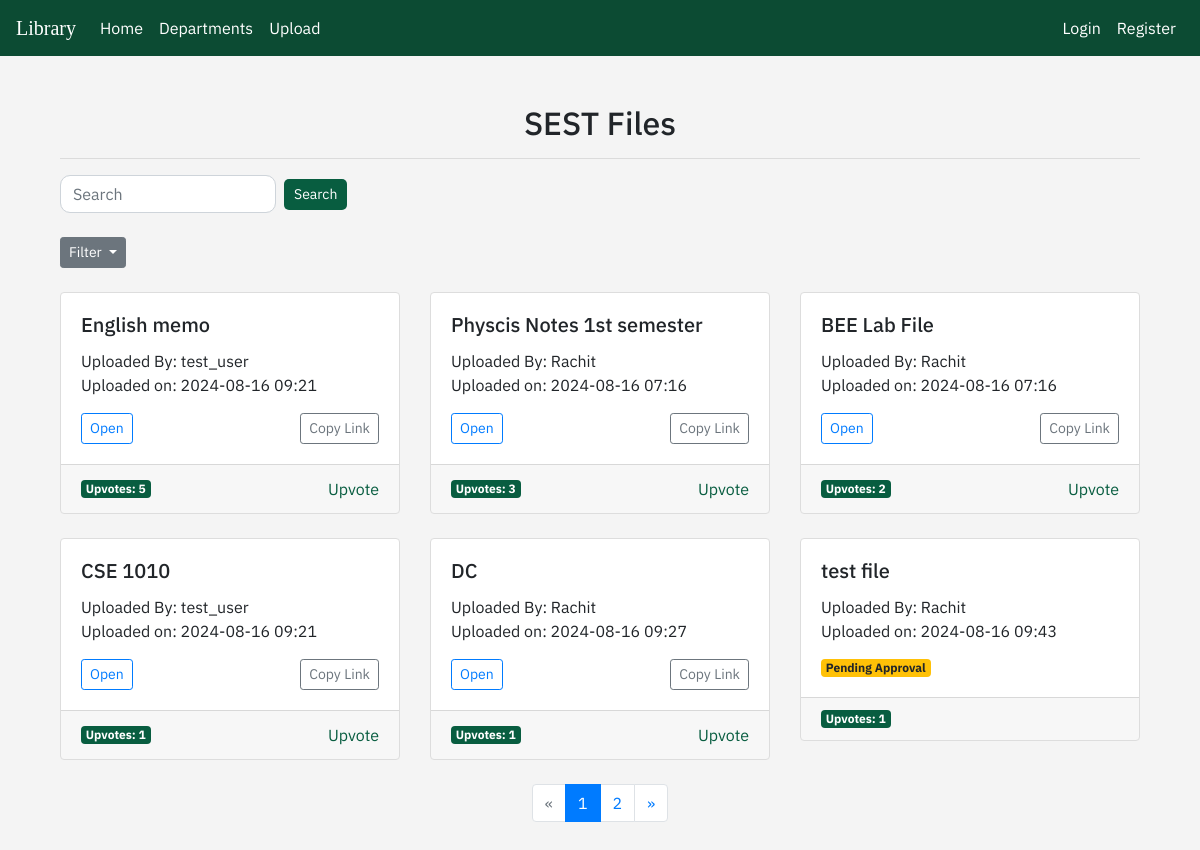
The app's page /department/SEST with its own data.
### library/models.py (models this page shows, shortened)
class File(models.Model):
        file_name = models.CharField(max_length=255)
        file_department = models.CharField(max_length=255)
        file_path = models.FileField(upload_to='uploads/')
        file_status = models.BooleanField(default=False)
        uploaded_by = models.ForeignKey(settings.AUTH_USER_MODEL, on_delete=models.SET_NULL, null=True, blank=True)
        uploaded_at = models.DateTimeField(auto_now_add=True)
        upvotes = models.IntegerField(default=0)

### library/views.py (the view)
# urls.py: path("department/<str:department_>", views.department, name='library_department'),
def department(request,department_):
    search_query = request.GET.get('search', '')
    filter_status = request.GET.get('filter', 'all')
    user = request.user
    if filter_status == 'approved':
        files = File.objects.filter(file_department=department_, file_status=True).order_by('-upvotes')
    elif filter_status == 'unapproved':
        files = File.objects.filter(file_department=department_, file_status=False).order_by('-upvotes')
    else:
        files = File.objects.filter(file_department=department_).order_by('-upvotes')
    if search_query:
        files = files.filter(file_name__icontains=search_query).order_by('-upvotes')
    paginator = Paginator(files, 6)
    page_number = request.GET.get('page')
    page_object = paginator.get_page(page_number)
    return render(request, 'library/department.html', {'page_object':page_object, 'department': department_, 'search_query':search_query, 'user':user})

### library/templates/library/department.html (shortened to what this page needs)
{% extends "library/base.html" %}
{% block content %}
<div class="container my-5">
    <h2 class="text-center">{{ department }} Files</h2>
    <hr>
    <form class="form-inline mb-4" method="GET" action="{% url 'library_department' department %}">
        <input class="form-control mr-sm-2 search-bar" type="search" placeholder="Search" aria-label="Search" name="search" value="{{ request.GET.search }}">
        <button class="btn btn-outline-success my-2 my-sm-0 btn-custom" type="submit">Search</button>
    </form>
    <div class="btn-group mb-4">
        <button class="btn btn-secondary btn-sm dropdown-toggle" type="button" data-toggle="dropdown" aria-haspopup="true" aria-expanded="false">
          Filter
        </button>
    </div>
    {% if page_object %}
        <div class="row">
            {% for file in page_object %}
                <div class="col-md-4 mb-4">
                    <div class="card">
                        <div class="card-body">
                            <h5 class="card-title">{{ file.file_name }}</h5>
                            <p class="card-text">
                                {% if file.uploaded_by %}
                                    Uploaded By: {{ file.uploaded_by }}<br>
                                {% else %}
                                    Uploaded By: Deleted User<br>
                                {% endif %}
                                Uploaded on: {{ file.uploaded_at|date:"Y-m-d H:i" }}
                            </p>
                            <div class="d-flex justify-content-between">
                                {% if file.file_status %}
                                    <a href="{{ file.file_path.url }}" class="btn btn-outline-primary btn-sm">Open</a>
                                    <a href="#" class="btn btn-outline-secondary btn-sm" onclick="copyLink('{{ file.file_path.url }}')">Copy Link</a>
                                {% else %}
                                    <span class="badge badge-warning">Pending Approval</span>
                                {% endif %}
                            </div>
                        </div>
                        <div class="card-footer d-flex justify-content-between align-items-center">
                            <span class="badge csb">Upvotes: {{ file.upvotes }}</span>
                            {% if file.file_status %}
                            <div class="lnks">
                                <a href="{% url 'library_upvote_file' file.id %}" class="">Upvote</a>
                            </div>
                            {% endif %}
                        </div>
                    </div>
                </div>
            {% endfor %}
        </div>
        <nav aria-label="Page navigation example">
            <ul class="pagination justify-content-center">
                {% if page_object.has_previous %}
                    <li class="page-item">
                        <a class="page-link" href="?page={{ page_object.previous_page_number }}&filter={{ request.GET.filter }}{% if request.GET.search %}&search={{ request.GET.search }}{% endif %}" aria-label="Previous">
                            <span aria-hidden="true">&laquo;</span>
                            <span class="sr-only">Previous</span>
                        </a>
                    </li>
                {% else %}
                    <li class="page-item disabled">
                        <span class="page-link">&laquo;</span>
                    </li>
                {% endif %}
                {% for i in page_object.paginator.page_range %}
                    <li class="page-item {% if page_object.number == i %}active{% endif %}">
                        <a class="page-link" href="?page={{ i }}&filter={{ request.GET.filter }}{% if request.GET.search %}&search={{ request.GET.search }}{% endif %}">{{ i }}</a>
                    </li>
                {% endfor %}
                {% if page_object.has_next %}
                    <li class="page-item">
                        <a class="page-link" href="?page={{ page_object.next_page_number }}&filter={{ request.GET.filter }}{% if request.GET.search %}&search={{ request.GET.search }}{% endif %}" aria-label="Next">
                            <span aria-hidden="true">&raquo;</span>
                        </a>
                    </li>
                {% else %}
                    <li class="page-item disabled">
                        <span class="page-link">&raquo;</span>
                    </li>
                {% endif %}
            </ul>
        </nav>
    {% else %}
        <p class="text-center">No files found for this department.</p>
    {% endif %}
</div>
{% endblock %}

### library/static/library/style.css (style rules this page uses)
* { font-family: 'IBM Plex Sans', serif; }
.lnks a { color: #0C4B33; text-decoration: underline; }
body { background-color: #f4f4f4; }
.card { background-color: #ffffff; border: 1px solid #ddd; }
.card-footer { text-align: left; }
.card-footer a { color: #085d40; text-decoration: none; }
.btn-custom { background-color: #085d40; color: #fff; border: none; border: none; border-radius: 5px; padding: 5px 10px; font-size: 14px; }
.search-bar { border-radius: 10px; }
.csb { background-color: #085d40; color: #fff; }

### records on screen
File: file_name "English memo", uploaded_by "test_user", uploaded_at "2024-08-16 09:21", upvotes "5", file_status "Upvote"
File: file_name "Physcis Notes 1st semester", uploaded_by "Rachit", uploaded_at "2024-08-16 07:16", upvotes "3", file_status "Upvote"
File: file_name "BEE Lab File", uploaded_by "Rachit", uploaded_at "2024-08-16 07:16", upvotes "2", file_status "Upvote"
File: file_name "CSE 1010", uploaded_by "test_user", uploaded_at "2024-08-16 09:21", upvotes "1", file_status "Upvote"
File: file_name "DC", uploaded_by "Rachit", uploaded_at "2024-08-16 09:27", upvotes "1", file_status "Upvote"
File: file_name "test file", uploaded_by "Rachit", uploaded_at "2024-08-16 09:43", file_status "Pending Approval", upvotes "1"

### other values on screen
{{ department }} "SEST"
{{ i }} "1" "2"
